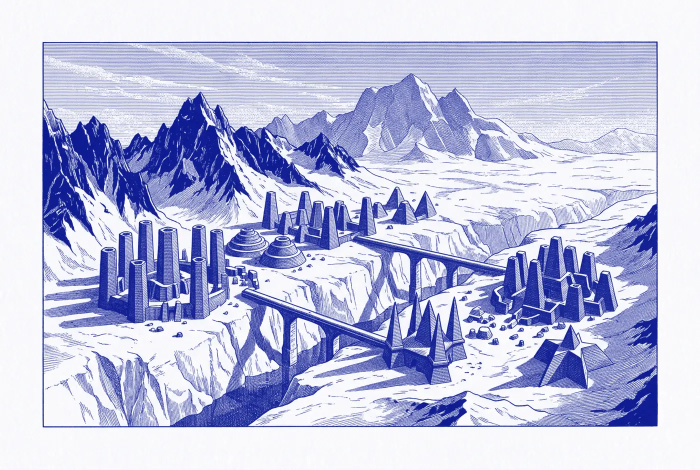
#> input picture assets/plates/dossier-antarctica-1931-01.webp, 1400 x 939 px (shown at 1/2 size)
$ python -i plates.py   (imports and definitions only)
#> lines starting #> are read from the running program, lines starting #| are printed output that depends on the picture; after the words box and inside, x2 and y2 are one past the last pixel; in counts of white or black regions, pixels touching at a corner belong together
#!/usr/bin/env python3
"""
tools/plates.py — Monochrome Klein-Blue (#0a1890) & White (#ffffff) Archival Plate Converter

Usage:
  python tools/plates.py <in.png> [out-dir]

Contract (DEPTH_CONTRACT.md Section 7):
  - Maps input luminance onto the strict two-colour ramp #0a1890 -> #ffffff
  - Resizes longest side to 1400 px (LANCZOS, preserving aspect ratio)
  - Encodes WebP starting at quality ~80, enforcing output file size <= 220 KB
  - Self-checks decoded WebP pixels: pixels with HSV saturation > 0.25 and hue outside
    195..255 degrees MUST be 0 (also checks HSL outlier count == 0)
  - Writes <out-dir>/<stem>.webp (default out-dir: assets/plates)
"""

from __future__ import annotations

import io
import os
import sys
from pathlib import Path

import numpy as np
from PIL import Image

KLEIN_RGB = np.array([10.0, 24.0, 144.0], dtype=np.float32)  # #0a1890
WHITE_RGB = np.array([255.0, 255.0, 255.0], dtype=np.float32)  # #ffffff
MAX_SIDE = 1400
MAX_BYTES = 220 * 1024

STYLE_PREFIX = (
    "Monochrome copperplate engraving, Klein blue ink (#0a1890) on white paper, "
    "fine parallel hatching, archival scientific plate, no text, no lettering, "
    "no other colors, "
)


# [6 lines left out: function build_plate_prompt, not called in this run]


def count_outlier_pixels(im_rgb: Image.Image) -> tuple[int, int]:
    """
    Returns (hsv_outliers, hsl_outliers) for pixels with saturation > 0.25
    and hue outside [195, 255] degrees.
    """
    arr = np.asarray(im_rgb.convert("RGB"), dtype=np.float32) / 255.0
    r, g, b = arr[..., 0], arr[..., 1], arr[..., 2]
    mx = arr.max(axis=-1)
    mn = arr.min(axis=-1)
    d = mx - mn

    s_hsv = np.where(mx > 0.0, d / np.maximum(mx, 1e-9), 0.0)
    hue = np.zeros_like(mx)
    mask = d > 1e-9
    rc = (mx == r) & mask
    gc = (mx == g) & mask & ~rc
    bc = mask & ~rc & ~gc

    hue[rc] = ((g - b)[rc] / d[rc]) % 6.0
    hue[gc] = ((b - r)[gc] / d[gc]) + 2.0
    hue[bc] = ((r - g)[bc] / d[bc]) + 4.0
    hue = hue * 60.0

    outside_hue = (hue < 195.0) | (hue > 255.0)
    out_hsv = (s_hsv > 0.25) & outside_hue & (mx > 0.0)

    lum = (mx + mn) * 0.5
    s_hsl = np.where(d == 0.0, 0.0, d / (1.0 - np.abs(2.0 * lum - 1.0) + 1e-9))
    out_hsl = (s_hsl > 0.25) & outside_hue & (lum > 0.04) & (lum < 0.96)

    return int(np.count_nonzero(out_hsv)), int(np.count_nonzero(out_hsl))


def map_luminance_to_klein_ramp(im: Image.Image) -> Image.Image:
    """Composites alpha over white, resizes longest side to 1400 px, and maps luminance to #0a1890..#ffffff."""
    if im.mode in ("RGBA", "LA") or (im.mode == "P" and "transparency" in im.info):
        rgba = im.convert("RGBA")
        bg = Image.new("RGBA", rgba.size, (255, 255, 255, 255))
        im_rgb = Image.alpha_composite(bg, rgba).convert("RGB")
    else:
        im_rgb = im.convert("RGB")

    w, h = im_rgb.size
    if w <= 0 or h <= 0:
        raise ValueError(f"Invalid image dimensions: {w}x{h}")

    longest = max(w, h)
    if longest != MAX_SIDE:
        scale = MAX_SIDE / float(longest)
        new_w = max(1, int(round(w * scale)))
        new_h = max(1, int(round(h * scale)))
        im_rgb = im_rgb.resize((new_w, new_h), Image.Resampling.LANCZOS)

    arr = np.asarray(im_rgb, dtype=np.float32) / 255.0
    lum = 0.2126 * arr[..., 0] + 0.7152 * arr[..., 1] + 0.0722 * arr[..., 2]
    lum = np.clip(lum, 0.0, 1.0)[..., np.newaxis]

    mapped = KLEIN_RGB + lum * (WHITE_RGB - KLEIN_RGB)
    mapped_u8 = np.clip(np.rint(mapped), 0, 255).astype(np.uint8)
    return Image.fromarray(mapped_u8, mode="RGB")


def _encode_webp_under_budget(plate_img: Image.Image, max_bytes: int = MAX_BYTES) -> tuple[bytes, int]:
    """Encodes WebP starting at quality=80 and steps down if needed to stay <= 220 KB."""
    working = plate_img
    for downsample_pass in range(3):
        for quality in (80, 76, 72, 68, 64, 58, 52, 46, 40):
            buf = io.BytesIO()
            working.save(buf, format="WEBP", quality=quality, method=6)
            data = buf.getvalue()
            if len(data) <= max_bytes:
                return data, quality
        # Only reached on extreme synthetic white-noise inputs: mild smoothing reduces entropy while keeping 1400px
        from PIL import ImageFilter

        working = working.filter(ImageFilter.GaussianBlur(radius=0.55 * (downsample_pass + 1)))

    raise RuntimeError(f"Unable to compress WebP under {max_bytes} bytes")


def _outlier_mask_hsv(im_rgb: Image.Image) -> np.ndarray:
    arr = np.asarray(im_rgb.convert("RGB"), dtype=np.float32) / 255.0
    r, g, b = arr[..., 0], arr[..., 1], arr[..., 2]
    mx = arr.max(axis=-1)
    mn = arr.min(axis=-1)
    d = mx - mn
    s_hsv = np.where(mx > 0.0, d / np.maximum(mx, 1e-9), 0.0)
    hue = np.zeros_like(mx)
    mask = d > 1e-9
    rc = (mx == r) & mask
    gc = (mx == g) & mask & ~rc
    bc = mask & ~rc & ~gc
    hue[rc] = ((g - b)[rc] / d[rc]) % 6.0
    hue[gc] = ((b - r)[gc] / d[gc]) + 2.0
    hue[bc] = ((r - g)[bc] / d[bc]) + 4.0
    hue = hue * 60.0
    return (s_hsv > 0.25) & ((hue < 195.0) | (hue > 255.0)) & (mx > 0.0)


def _clamp_decoded_outliers_if_any(base_plate: Image.Image, webp_bytes: bytes, quality: int) -> bytes:
    """Verifies zero HSV outlier pixels after lossy WebP decode; locally smooths YUV 4:2:0 ringing macroblocks if needed."""
    from PIL import ImageFilter

    working = base_plate.copy()
    cur_bytes = webp_bytes
    cur_q = quality

    for _ in range(6):
        decoded = Image.open(io.BytesIO(cur_bytes)).convert("RGB")
        bad = _outlier_mask_hsv(decoded)
        if not np.any(bad):
            return cur_bytes

        # Dilate only around ringing pixels (8x8 YUV block neighborhood) and blend local smoothed ramp
        bad_img = Image.fromarray((bad.astype(np.uint8) * 255), mode="L").filter(ImageFilter.MaxFilter(9))
        dilated = (np.asarray(bad_img) > 0)[..., np.newaxis]

        blurred = working.filter(ImageFilter.GaussianBlur(radius=1.4))
        b_arr = np.asarray(blurred, dtype=np.float32) / 255.0
        lum = np.clip(0.2126 * b_arr[..., 0] + 0.7152 * b_arr[..., 1] + 0.0722 * b_arr[..., 2], 0.05, 0.96)[
            ..., np.newaxis
        ]
        safe_patch = np.clip(np.rint(KLEIN_RGB + lum * (WHITE_RGB - KLEIN_RGB)), 0, 255).astype(np.uint8)
        w_arr = np.asarray(working, dtype=np.uint8)
        working = Image.fromarray(np.where(dilated, safe_patch, w_arr), mode="RGB")

        cur_bytes, cur_q = _encode_webp_under_budget(working, MAX_BYTES)

    return cur_bytes


def convert_plate(in_path: str | Path, out_target: str | Path = "assets/plates") -> dict:
#> called with out_target = 'assets/plates'
    src = Path(in_path)
    if not src.is_file():
        raise FileNotFoundError(f"Input file not found: {src}")

    dst_arg = Path(out_target)
    if dst_arg.suffix.lower() == ".webp":
        out_file = dst_arg
        out_file.parent.mkdir(parents=True, exist_ok=True)
    else:
        dst_arg.mkdir(parents=True, exist_ok=True)
        out_file = dst_arg / f"{src.stem}.webp"

    with Image.open(src) as raw_im:
#> raw_im is the input picture: PIL image 1400x939 RGB; mean R, G, B 188.1, 192, 223.5
        ramped = map_luminance_to_klein_ramp(raw_im)
#> in map_luminance_to_klein_ramp, `mapped = KLEIN_RGB + lum * (WHITE_RGB - KLEIN_RGB)`:
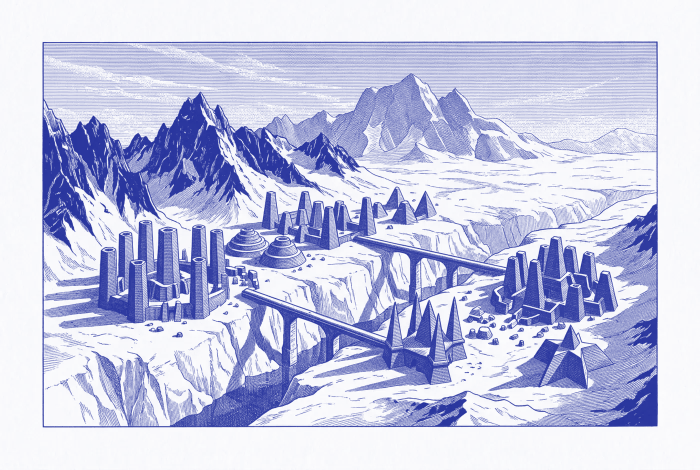
#> mapped: shape (939, 1400, 3) float32 (shown at 1/2 size); mean of channels 0, 1, 2 196.9, 200.4, 229.3; drawn as R, G, B

    webp_bytes, used_q = _encode_webp_under_budget(ramped, MAX_BYTES)
#> used_q = 76
    webp_bytes = _clamp_decoded_outliers_if_any(ramped, webp_bytes, used_q)
#> in _outlier_mask_hsv, `s_hsv = np.where(mx > 0.0, d / np.maximum(mx, 1e-9), 0.0)`:
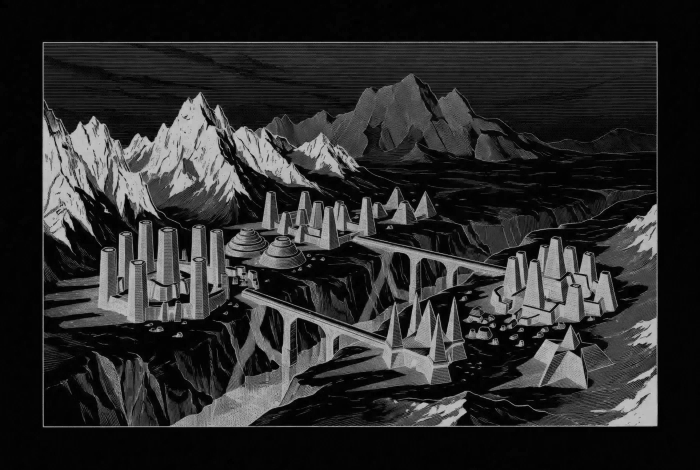
#> s_hsv: shape (939, 1400) float32 (shown at 1/2 size); min 0, max 0.853, mean 0.169
#> in _outlier_mask_hsv, `mask = d > 1e-9`:
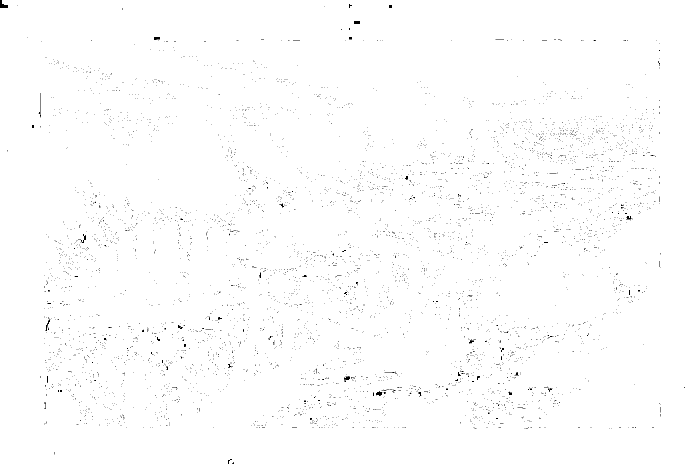
#> mask: shape (939, 1400) bool (shown at 1/2 size); 99.3% white; black in thin lines or dots
#> in _outlier_mask_hsv, `hue[bc] = ((r - g)[bc] / d[bc]) + 4.0`:
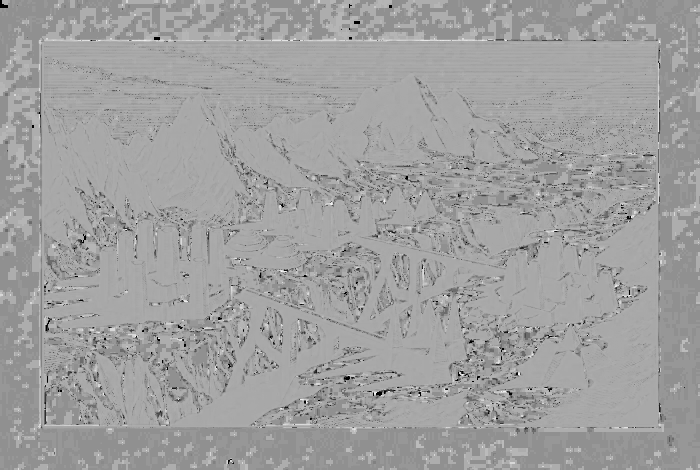
#> hue: shape (939, 1400) float32 (shown at 1/2 size); min 0, max 5.89, mean 3.69; drawn with min black and max white

    if len(webp_bytes) > MAX_BYTES:
        raise RuntimeError(f"{out_file.name}: size {len(webp_bytes)} B exceeds 220 KB limit ({MAX_BYTES} B)")

    decoded_check = Image.open(io.BytesIO(webp_bytes)).convert("RGB")
    out_hsv, out_hsl = count_outlier_pixels(decoded_check)
#> in count_outlier_pixels, `lum = (mx + mn) * 0.5`:
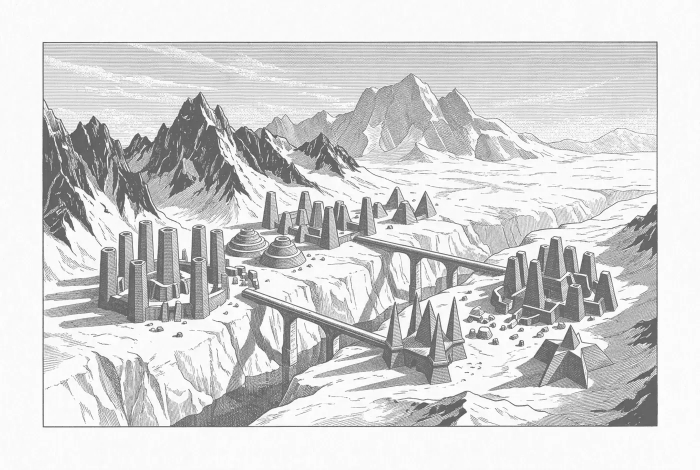
#> lum: shape (939, 1400) float32 (shown at 1/2 size); min 0.257, max 1, mean 0.829
#> in count_outlier_pixels, `s_hsl = np.where(d == 0.0, 0.0, d / (1.0 - np.abs(2.0 * lum - 1.0) + 1..`:
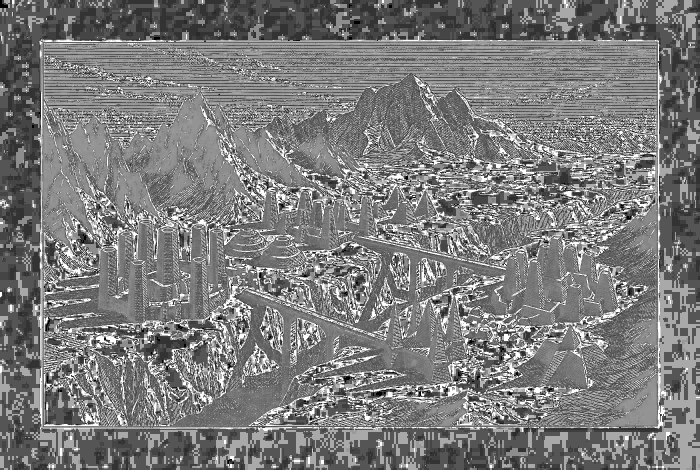
#> s_hsl: shape (939, 1400) float32 (shown at 1/2 size); min 0, max 1, mean 0.485
#> in count_outlier_pixels, `out_hsl = (s_hsl > 0.25) & outside_hue & (lum > 0.04) & (lum < 0.96)`:
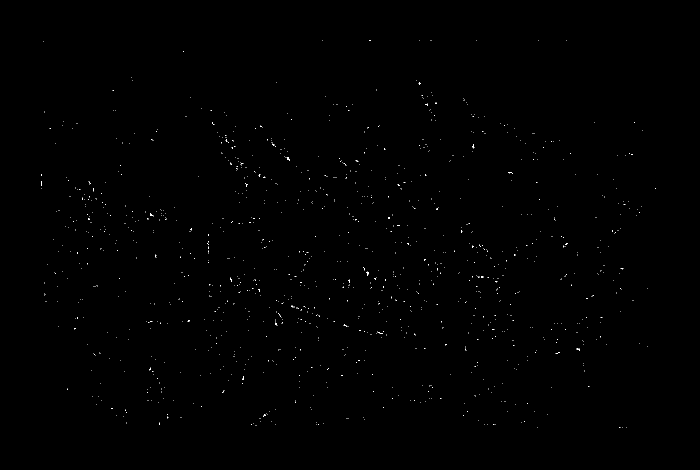
#> out_hsl: shape (939, 1400) bool (shown at 1/2 size); 0.18% white in thin lines or dots, all inside (x1, y1, x2, y2) = (82, 80, 1311, 856)
#> out_hsv = 0; out_hsl = 2317
    if out_hsv != 0:
        raise RuntimeError(
            f"{out_file.name}: failed monochrome self-check ({out_hsv} outlier pixels > 0)"
        )

    out_file.write_bytes(webp_bytes)
    return {
        "input": str(src),
        "output": str(out_file),
        "width": decoded_check.width,
        "height": decoded_check.height,
        "bytes": len(webp_bytes),
        "kb": round(len(webp_bytes) / 1024.0, 2),
        "quality": used_q,
        "outliers_hsv": out_hsv,
        "outliers_hsl": out_hsl,
    }


# [27 lines left out: function main, not called in this run]


# [2 lines not run here, left out]

>>> result = convert_plate('../assets/plates/dossier-antarctica-1931-01.webp')
#> result = 9 items

$ run again, on assets/plates/dossier-baikal-610-02.webp
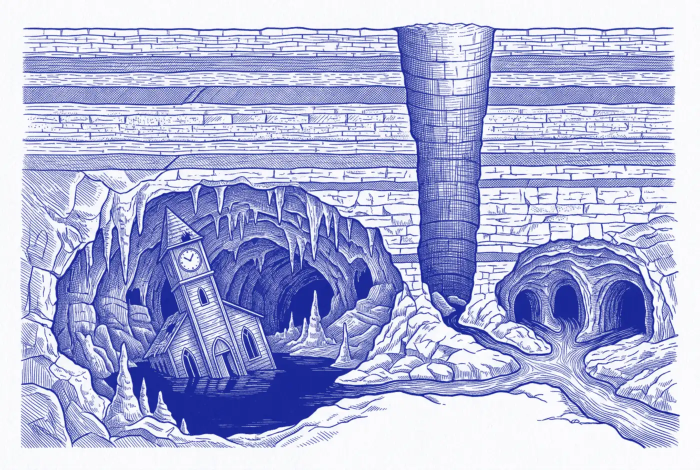
#> input picture assets/plates/dossier-baikal-610-02.webp, 1400 x 939 px (shown at 1/2 size)
#> in convert_plate, raw_im is the input picture: PIL image 1400x939 RGB; mean R, G, B 174.8, 179.7, 217.8
#> used_q = 64
#> in _outlier_mask_hsv, `mask = d > 1e-9`:
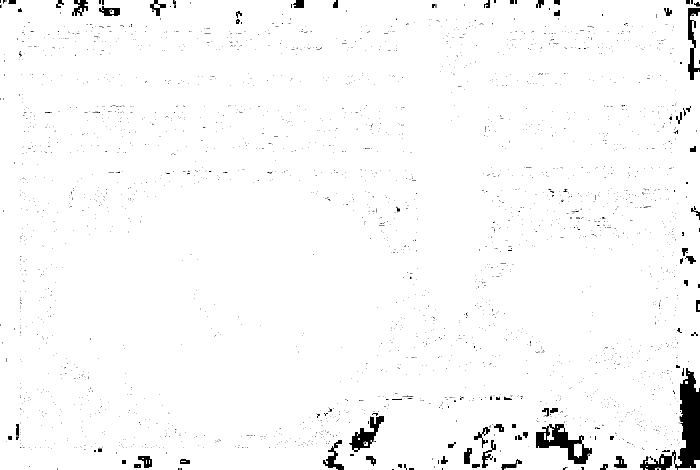
#> mask: shape (939, 1400) bool (shown at 1/2 size); 97.7% white; 2591 black regions (2491 under 20 px), largest, box (x1, y1, x2, y2) and area: (1280, 736, 1400, 939) 7686, (1072, 848, 1184, 928) 3526, (698, 832, 768, 904) 1875
#> rc: shape (939, 1400) bool; 0.89% white; 1025 white regions (857 under 20 px), largest, box (x1, y1, x2, y2) and area: (954, 858, 976, 896) 180, (32, 55, 44, 80) 147, (1290, 916, 1312, 928) 147
#> gc: shape (939, 1400) bool; 4.2% white; 5948 white regions (5331 under 20 px), largest, box (x1, y1, x2, y2) and area: (982, 0, 1020, 16) 540, (614, 0, 672, 20) 472, (678, 888, 704, 920) 444
#> bc: shape (939, 1400) bool; 92.6% white; 6773 black regions (6087 under 20 px), largest, box (x1, y1, x2, y2) and area: (1276, 732, 1400, 939) 9405, (1062, 843, 1184, 939) 5520, (636, 822, 772, 939) 4606
#> outside_hue: shape (939, 1400) bool; 13.7% white; 7369 white regions (6357 under 20 px), largest, box (x1, y1, x2, y2) and area: (865, 791, 1057, 939) 12430, (1062, 843, 1270, 939) 11712, (1276, 720, 1400, 939) 11095
#> in count_outlier_pixels, `out_hsl = (s_hsl > 0.25) & outside_hue & (lum > 0.04) & (lum < 0.96)`:
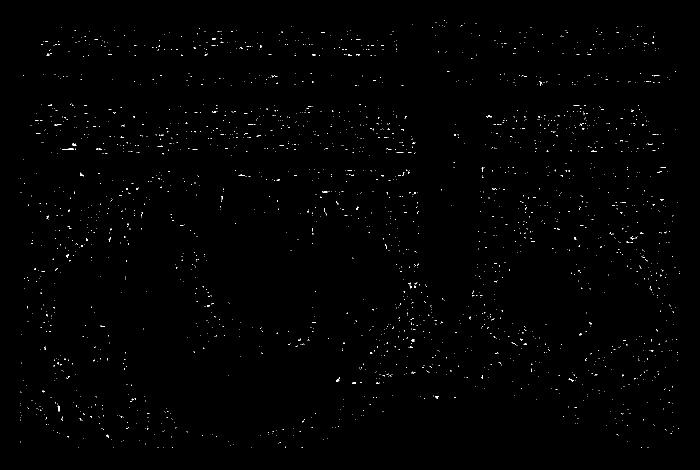
#> out_hsl: shape (939, 1400) bool (shown at 1/2 size); 0.46% white in thin lines or dots, all inside (x1, y1, x2, y2) = (40, 40, 1360, 896)
#> in convert_plate, `out_hsv, out_hsl = count_outlier_pixels(decoded_check)`: out_hsv = 0; out_hsl = 6045
#> result = 9 items
